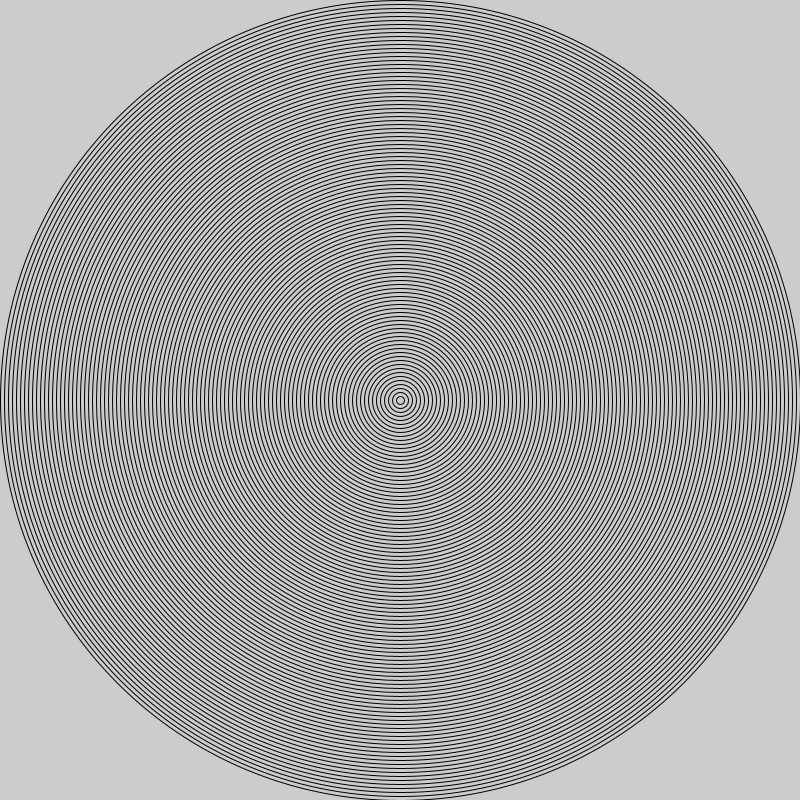
Frame 1 (no input)
Frame 60 (the mouse pressed at the canvas centre just before this capture): identical to frame 1, image omitted
Frame 120 (the mouse held since frame 60 and released just before this capture): identical to frame 1, image omitted

The Processing sketch that drew this single still picture (run headless with seeded random() and noise(); from frame 60 on, the mouse is pressed at the canvas centre):

// Processing sketch: sketch_171118a
// ── sketch_171118a.pde
int x= 800;
int y = 800;
int i = 0;
void setup()
{
 size(800,800);
}
void draw()
{

  for(;i<100; i++)
  { 
   noFill();
ellipse(400,400,x,y);
x=x-8;
y=y-8;
  }

  
}
